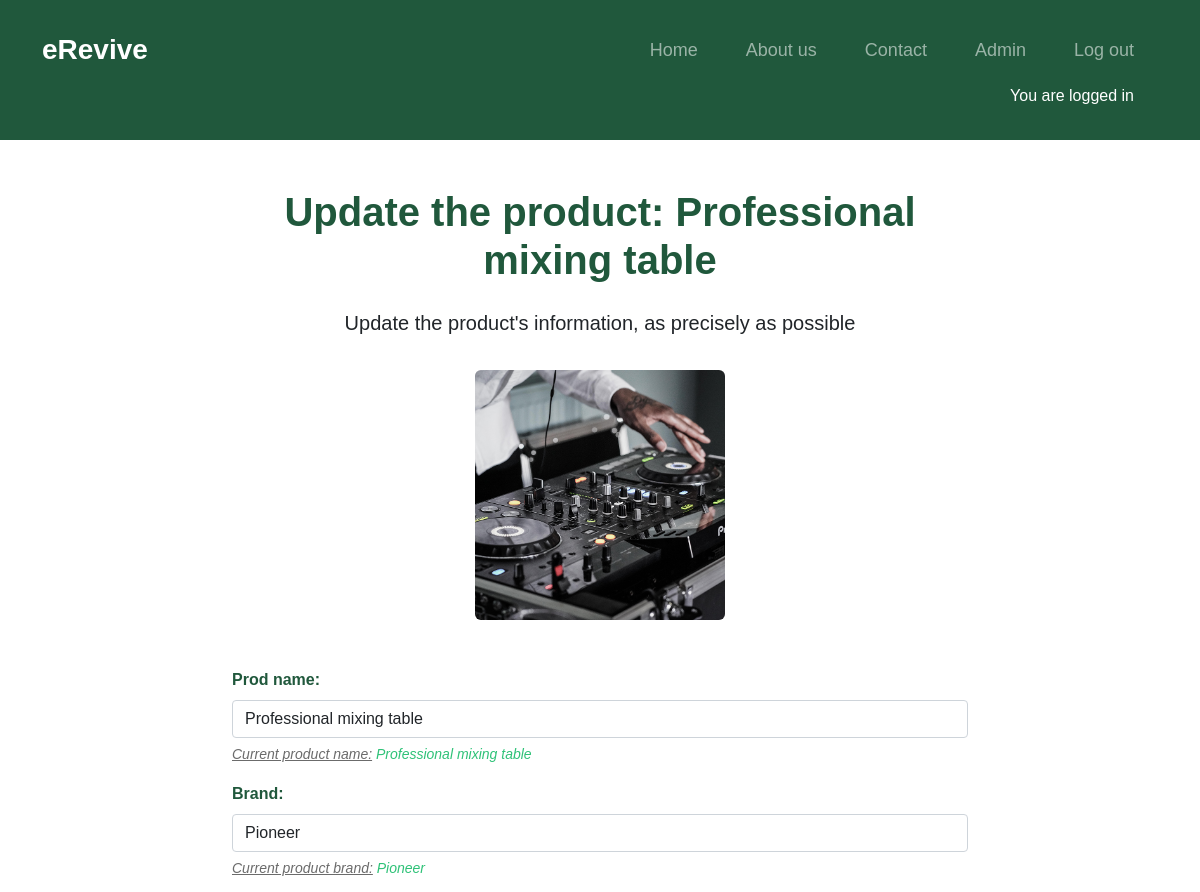
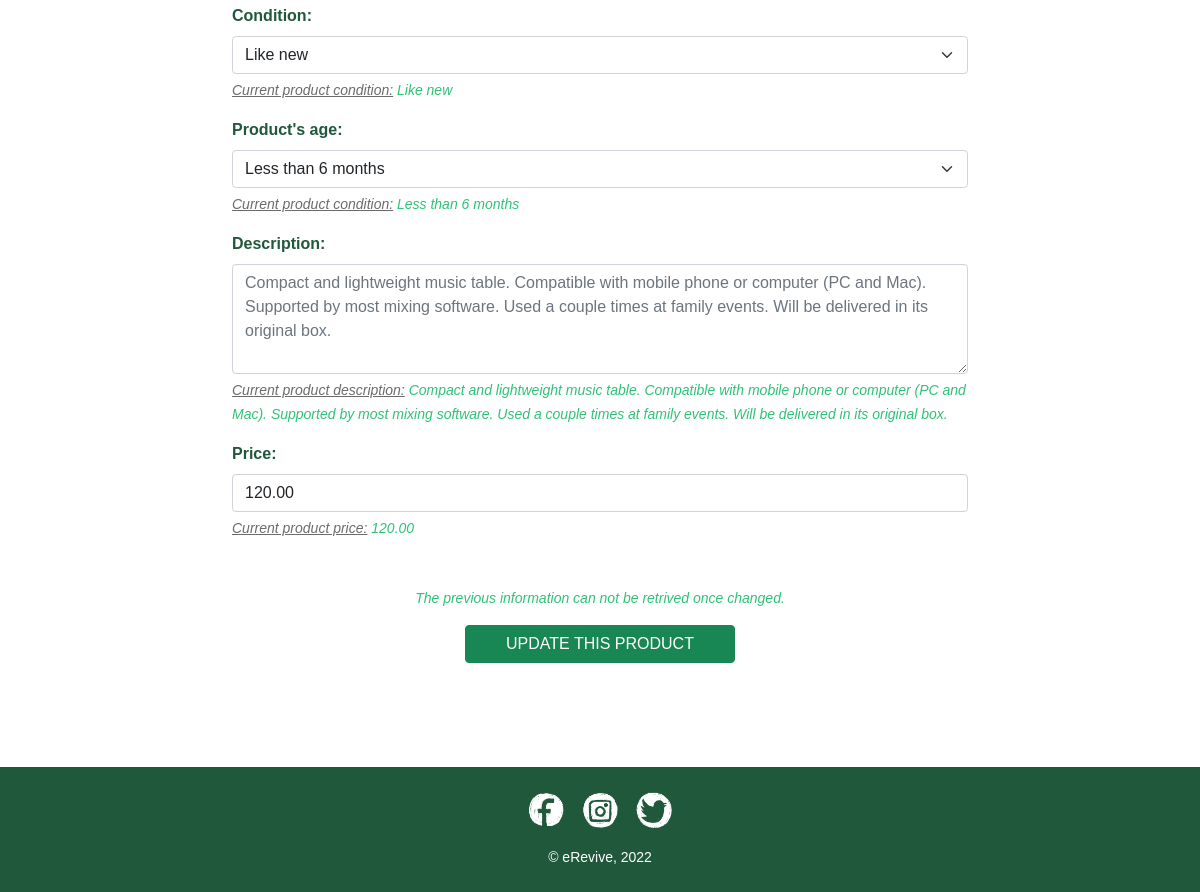
The page /website/update.php?id=1 on the database its author committed (2 pictures, top to bottom).
### tables this page shows
CREATE TABLE `products` (
  `prod_id` int(11) NOT NULL,
  `name` varchar(50) DEFAULT NULL,
  `brand` varchar(30) DEFAULT NULL,
  `prod_condition` varchar(50) DEFAULT NULL,
  `age` varchar(30) DEFAULT NULL,
  `description` varchar(1000) DEFAULT NULL,
  `image` varchar(80) DEFAULT NULL,
  `price` decimal(10,2) DEFAULT NULL,
  `user_id` int(11) DEFAULT NULL
);

### website/update.php (the view, shortened to what this page needs)
<?php
include 'includes/connx.php';
$prod_id = $_GET['id'];
$message = '<p class="warning mt-5">The previous information can not be retrived once changed.</p>
    <input type="submit" name="submit" class="btn btn-success wide_btn mb-4" value="UPDATE THIS PRODUCT">';
$sql = "SELECT * from products WHERE prod_id = '$prod_id'";
$result = $conn->query($sql);
while ($row = $result->fetch_assoc()) {
    $selected_prod_name = $row['name'];
    $selected_prod_brand = $row['brand'];
    $selected_prod_condition = $row['prod_condition'];
    $selected_prod_age = $row['age'];
    $selected_prod_description = $row['description'];
    $selected_prod_price = $row['price'];
    $selected_prod_image = $row['image'];
}
?>
<!DOCTYPE html>
<html lang="en">
<head>
    <link href="https://cdn.jsdelivr.net/npm/bootstrap@5.1.3/dist/css/bootstrap.min.css" rel="stylesheet">
    <link rel="stylesheet" href="https://use.typekit.net/jah2euc.css">
    <link href="css/stylesheet.css" rel="stylesheet">
    <?php
    include 'parts/nav_session_on.php';
    ?>
</head>
<body>
    <div class="container py-5 mb-2">
        <div class="row">
            <div class="col-lg-8 offset-lg-2 pb-4">
                <div class="text-center">
                    <h1 class="pb-3">Update the product: <?php echo $selected_prod_name ?></h1>
                    <h5 class="pb-4">Update the product's information, as precisely as possible</h5>
                    <img class="preview mb-5" src="<?php echo $selected_prod_image ?>" alt="preview image">
                </div>
                <form method="POST">
                    <div class="mb-3">
                        <label class="form-label" for="new-name">Prod name:</label>
                        <input type="text" class="form-control" id="new-name" name="new-name" placeholder="Ex: iPhone 12 pro" value="<?php echo $selected_prod_name ?>">
                        <p class="mt-1"><span class="grey">Current product name:</span><span class="warning"> <?php echo $selected_prod_name ?></span></p>
                    </div>
                    <div class="mb-3">
                        <label class="form-label" for="new-brand">Brand:</label>
                        <input type="text" class="form-control" id="new-brand" name="new_brand" placeholder="Ex: Apple" value="<?php echo $selected_prod_brand ?>">
                        <p class="mt-1"><span class="grey">Current product brand:</span><span class="warning"> <?php echo $selected_prod_brand ?></span></p>
                    </div>
                    <div class="mb-3">
                        <label for="new_condition" class="form-label">Condition:</label>
                        <select class="form-select" aria-label="Default select example" id="new_condition" name="new_condition">
                            <option selected><?php echo $selected_prod_condition ?></option>
                        </select>
                        <p class="mt-1"><span class="grey">Current product condition:</span><span class="warning"> <?php echo $selected_prod_condition ?></span></p>
                    </div>
                    <div class="mb-3">
                        <label for="new_age" class="form-label">Product's age:</label>
                        <select class="form-select" aria-label="Default select example" id="new_age" name="new_age">
                            <option selected><?php echo $selected_prod_age ?></option>
                        </select>
                        <p class="mt-1"><span class="grey">Current product condition:</span><span class="warning"> <?php echo $selected_prod_age ?></span></p>
                    </div>
                    <div class="mb-3">
                        <label for="new_description" class="form-label">Description:</label>
                        <textarea class="form-control" id="new_description" name="new_description" rows="4" value="<?php echo $selected_prod_description ?>" placeholder="<?php echo $selected_prod_description ?>"></textarea>
                        <p class="mt-1"><span class="grey">Current product description:</span><span class="warning"> <?php echo $selected_prod_description ?></span></p>
                    </div>
                    <div class="mb-3">
                        <label class="form-label" for="new_price">Price:</label>
                        <input type="text" class="form-control" id="new_price" name="new_price" placeholder="Ex: £120" value="<?php echo $selected_prod_price ?>">
                        <p class="mt-1"><span class="grey">Current product price:</span><span class="warning"> <?php echo $selected_prod_price ?></span></p>
                    </div>
                    <div class="text-center">
                        <?php echo $message ?>
                    </div>
                </form>
            </div>
        </div>
    </div>
    <?php
    include 'parts/footer.php';
    ?>
</body>
</html>

### website/css/stylesheet.css (style rules this page uses)
body { font-family: sofia-pro-soft, sans-serif; font-weight: 400; font-style: normal; }
img { width: 100%; }
.preview { width: 250px; height: auto; border-radius: 6px; }
h1 { color: #20583c; font-weight: 800; }
h5 { line-height: 1.5em; }
.wide_btn { padding-left: 40px; padding-right: 40px; }
form label { color: #20583c; font-weight: 600; }
.warning { color: #2fc278; font-size: 14px; font-style: italic; }
.grey { color: #6b6b6b; font-size: 14px; font-style: italic; text-decoration: underline; }

### rows shown on the page
products: name "Professional mixing table", image (picture), new-name "Professional mixing table", new_brand "Pioneer", brand "Pioneer", new_condition "Like new", prod_condition "Like new", new_age "Less than 6 months", age "Less than 6 months", description "Compact and lightweight music table. Compatible with mobile phone or computer (PC and Mac). Supported by most mixing software. Used a couple times at family events. Will be delivered in its original box.", new_price "120.00", price "120.00"
